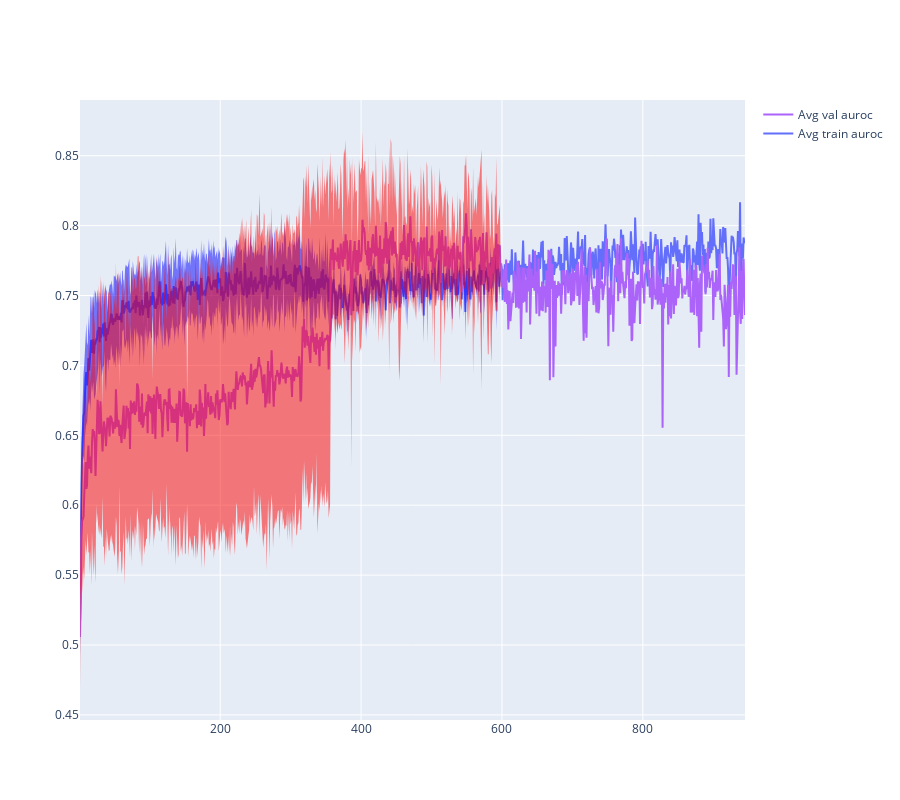

The notebook cell saved with this chart:
### Code cell
avg_plot("auroc")

### Figure 1 — Plotly figure (JSON) as saved in the notebook; plotly's stock layout.template omitted (floating-point values rounded to 4 significant figures; data arrays with more than 128 entries replaced by an {"elided": "..."} marker saying what was removed)
{"data": [{"mode": "lines", "name": "Avg train auroc", "type": "scatter", "x": {"elided": "945 int values"}, "y": {"elided": "945 float values"}}, {"line": {"width": 0}, "marker": {"color": "blue"}, "name": "trainupper bound", "showlegend": false, "type": "scatter", "x": {"elided": "945 int values"}, "y": {"elided": "945 float values"}}, {"fill": "tonexty", "line": {"width": 0}, "marker": {"color": "blue"}, "name": "trainlower bound", "showlegend": false, "type": "scatter", "x": {"elided": "945 int values"}, "y": {"elided": "945 float values"}}, {"mode": "lines", "name": "Avg val auroc", "type": "scatter", "x": {"elided": "945 int values"}, "y": {"elided": "945 float values"}}, {"line": {"width": 0}, "marker": {"color": "red"}, "name": "valupper bound", "showlegend": false, "type": "scatter", "x": {"elided": "945 int values"}, "y": {"elided": "945 float values"}}, {"fill": "tonexty", "line": {"width": 0}, "marker": {"color": "red"}, "name": "vallower bound", "showlegend": false, "type": "scatter", "x": {"elided": "945 int values"}, "y": {"elided": "945 float values"}}], "layout": {"height": 800, "hovermode": "x"}}
